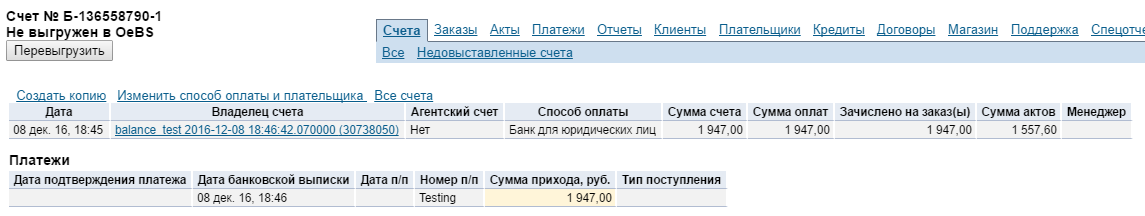
#> input picture billing/balance_tests/temp/torvald/usefull/pillow/base.png, 1145 x 216 px
$ python pillow.py
#> lines starting #> are read from the running program, lines starting #| are printed output that depends on the picture
from PIL import Image, ImageChops


def change_source(im, R=1, G=1, B=1):
    source = im.split()

    Red = source[0].point(lambda i: i / R)
    Green = source[1].point(lambda i: i / G)
    Blue = source[2].point(lambda i: i / B)
    A = source[3]

    return Image.merge('RGBA', (Red, Green, Blue, A))


if __name__ == "__main__":
    base = Image.open('pillow/base.png')
#> base is the input picture: PIL image 1145x216 RGBA; mean R, G, B, A 233.1, 236.9, 240, 255
    new = Image.open('pillow/new.png')
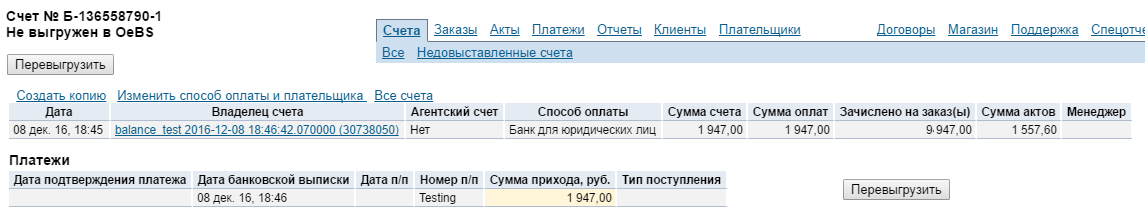
#> input picture billing/balance_tests/temp/torvald/usefull/pillow/new.png, 1145 x 216 px
#> new is the input picture: PIL image 1145x216 RGBA; mean R, G, B, A 232.8, 236.5, 239.6, 255

    # [9 lines of commented-out code are left out]

    left = ImageChops.subtract(base, new)
    right = ImageChops.subtract(new, base)

    left = ImageChops.invert(left)
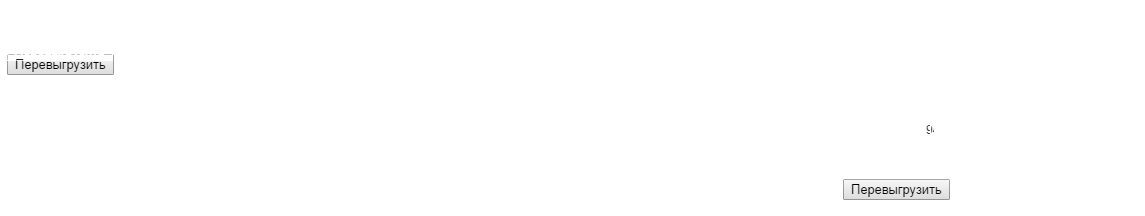
#> left: PIL image 1145x216 RGBA; mean R, G, B, A 254.1, 254.1, 254.1, 255
    right = ImageChops.invert(right)

    left = change_source(left, R=0.25)
#> in change_source, `A = source[3]`: A: PIL image 1145x216 L; every value is 255
    right = change_source(right, B=0.25)
    comb = ImageChops.multiply(left, right)

    ratio = 0.75
    blended = ImageChops.blend(base, comb, ratio)
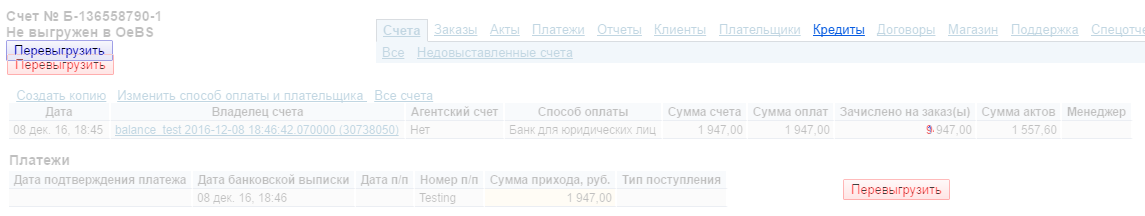
#> blended: PIL image 1145x216 RGBA; mean R, G, B, A 248.8, 249.2, 250.4, 255
    blended.show()
    pass
